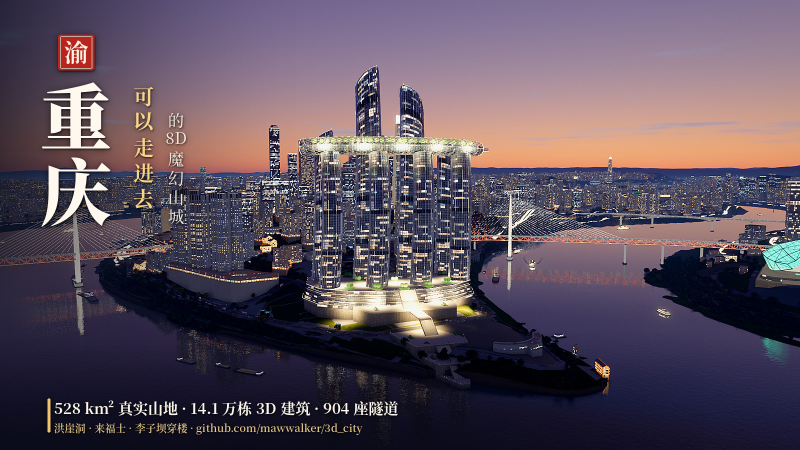
#> input picture chongqing_3d/site/og.jpg, 1600 x 900 px (shown at 1/2 size)
$ python -i p5_analyze.py   (imports and definitions only)
#> lines starting #> are read from the running program, lines starting #| are printed output that depends on the picture
#!/usr/bin/env python3
"""Phase 5 Visual Flicker Heatmap & Pedestrian Motion-Trail Analyzer.

Usage:
  python3 p5_analyze.py shots/p5_hunt
"""
import json, math, os, sys
from pathlib import Path
from PIL import Image, ImageDraw, ImageFilter, ImageChops

# [110 lines left out: function analyze_flicker_pair, not called in this run]


def analyze_ped_burst(frames, out_trail, out_strip, label=""):
    ims = [Image.open(p).convert("RGB") for p in frames]
    W, H = ims[0].size

    # Build 5-color motion trail composite (shows every moving pedestrian/vehicle across f0->f4 in R/O/Y/C/M)
    colors = [
        (255, 50, 50),    # f0 -> f1
        (255, 165, 20),   # f1 -> f2
        (255, 245, 40),   # f2 -> f3
        (40, 240, 255),   # f3 -> f4
    ]
    # Also compute pixel deviation from median-ish baseline (mean of all 5 frames) so each frame's moving subjects light up!
    # Simple fast approach: for each step k=0..3, mask pixels where |im[k+1] - im[k]| > 26
    trail = ims[0].point(lambda v: int(v * 0.62))
    step_counts = []
    for k in range(4):
        d = ImageChops.difference(ims[k], ims[k + 1])
        r, g, b = d.split()
        md = ImageChops.lighter(ImageChops.lighter(r, g), b)
        mask = md.point(lambda v: 215 if v >= 28 else 0)
        step_counts.append(sum(1 for v in mask.tobytes() if v))
        tint = Image.new("RGB", (W, H), colors[k])
        trail = Image.composite(tint, trail, mask)

    draw = ImageDraw.Draw(trail)
    draw.rectangle([0, 0, W, 32], fill=(10, 14, 22))
    draw.text((10, 9), f"{label} | 5-frame motion trail (dt=0.6s): RED(0-1) ORG(1-2) YEL(2-3) CYN(3-4) | dPx={step_counts}", fill=(255, 245, 200))
    trail.save(out_trail)

    # Build 5-frame horizontal contact strip (5 x 640x360 = 3200x360)
    tw, th = 640, 360
    strip = Image.new("RGB", (tw * 5, th + 28), (12, 16, 24))
    sd = ImageDraw.Draw(strip)
    sd.text((10, 6), f"{label} — 5-frame burst (t=0.0s, 0.6s, 1.2s, 1.8s, 2.4s)", fill=(255, 245, 200))
    for i, im in enumerate(ims):
        thumb = im.resize((tw, th), Image.Resampling.LANCZOS)
        strip.paste(thumb, (i * tw, 28))
        sd.rectangle([i * tw + 6, 34, i * tw + 86, 56], fill=(10, 14, 22))
        sd.text((i * tw + 12, 38), f"t = {i * 0.6:.1f}s", fill=(120, 255, 180))
    strip.save(out_strip, quality=92)
    return {"stepMovedPx": step_counts, "trail": str(out_trail), "strip": str(out_strip)}


# [67 lines left out: functions make_sheet, main, not called in this run]

# [2 lines not run here, left out]

>>> import cv2
>>> picture = cv2.imread('../site/og.jpg', cv2.IMREAD_GRAYSCALE)
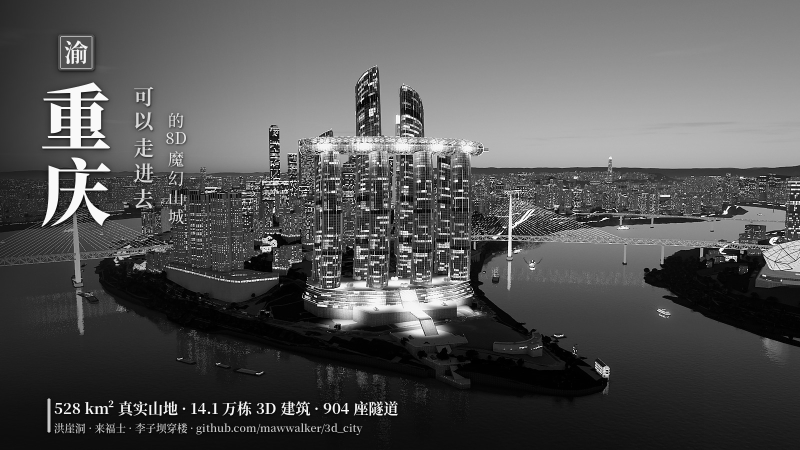
#> picture: shape (900, 1600) (shown at 1/2 size); min 0, max 255, mean 84.3
>>> result = analyze_ped_burst(picture, 'out.png', 'out1.png')
#> (the run stopped early here; a loop or call above may not have finished)
